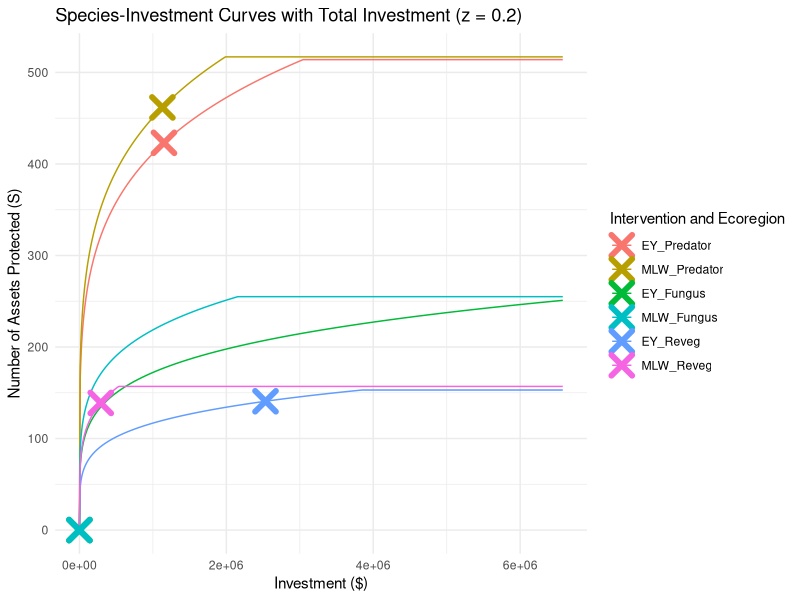

The R script that drew this image:
library(tidyverse)

# Updated coefficients 'a' for each scenario with total investment
a_values <- c(EY_Predator = 25.956915089091986,
              MLW_Predator = 28.43370714094852,
              EY_Fungus = 10.86482002769821,
              MLW_Fungus = 13.79866858264879,
              EY_Reveg = 7.374006403670363,
              MLW_Reveg = 11.225688499589518)

# Total investment for each scenario (existing + new)
total_investment <- c(EY_Predator = 3044740,
                      MLW_Predator = 1987400,
                      EY_Fungus = 6580455,
                      MLW_Fungus = 2155336,
                      EY_Reveg = 3845383,
                      MLW_Reveg = 535098)

# Initial investment for each scenario (already existing)
initial_investment <- c(EY_Predator = 1150821,
                        MLW_Predator = 1129550,
                        EY_Fungus = 0,
                        MLW_Fungus = 0,
                        EY_Reveg = 2533024,
                        MLW_Reveg = 290116)

# Maximum values of S for each scenario
max_S_values <- c(EY_Predator = 514,
                  MLW_Predator = 517,
                  EY_Fungus = 251,
                  MLW_Fungus = 255,
                  EY_Reveg = 153,
                  MLW_Reveg = 157)

# Define the range of investments
investment_values <- seq(0, max(total_investment), by = 1e4)  # From $0 to max total investment

# z value set to 0.2
z_fixed <- 0.2

# Create a dataframe for plotting
plot_data <- expand.grid(Investment = investment_values, 
                         Scenario = names(a_values), 
                         z = z_fixed) %>%
  mutate(S = pmin(a_values[Scenario] * Investment ^ z, max_S_values[Scenario]))

# Create a dataframe for the initial investments points
initial_investment_points <- data.frame(
  Scenario = names(initial_investment),
  Investment = initial_investment,
  S = sapply(names(initial_investment), function(name) a_values[name] * initial_investment[name] ^ z_fixed)
)

# Plotting
ggplot(plot_data, aes(x = Investment, y = S, color = Scenario)) +
  geom_line() +
  geom_point(data = initial_investment_points, aes(x = Investment, y = S), 
             shape = 4,  # Shape 4 is a cross
             size = 5,  # Adjust the size of the cross here
             stroke = 3) +
  labs(title = "Species-Investment Curves with Total Investment (z = 0.2)",
       x = "Investment ($)",
       y = "Number of Assets Protected (S)",
       color = "Intervention and Ecoregion") +
  theme_minimal()
